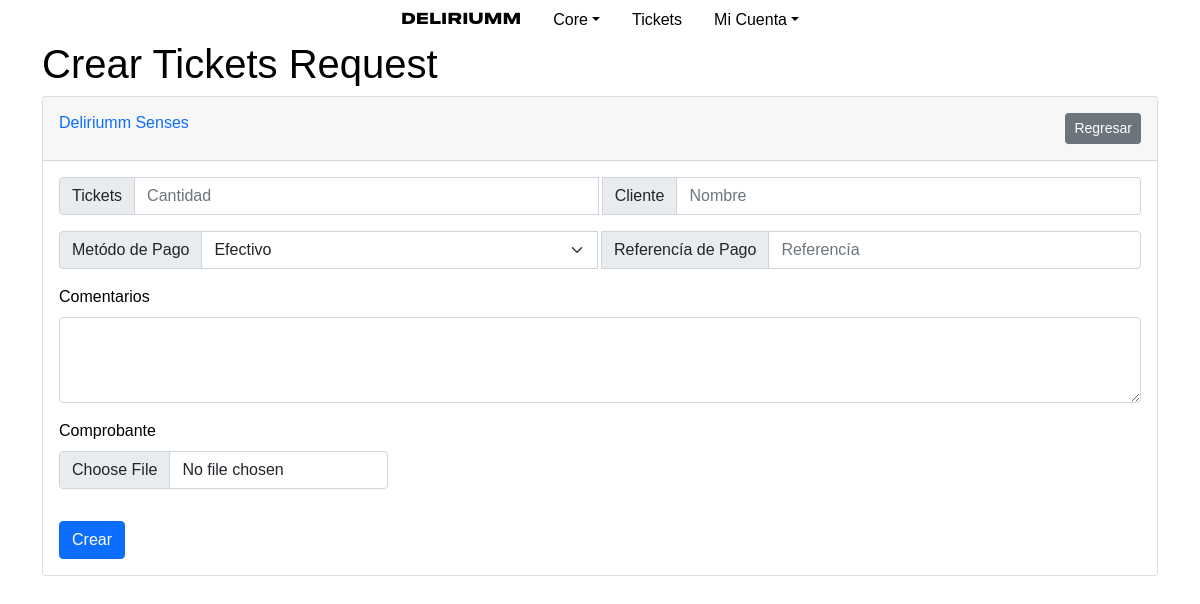
Page /core/tickets/r/new (signed in) on the earlier database version.
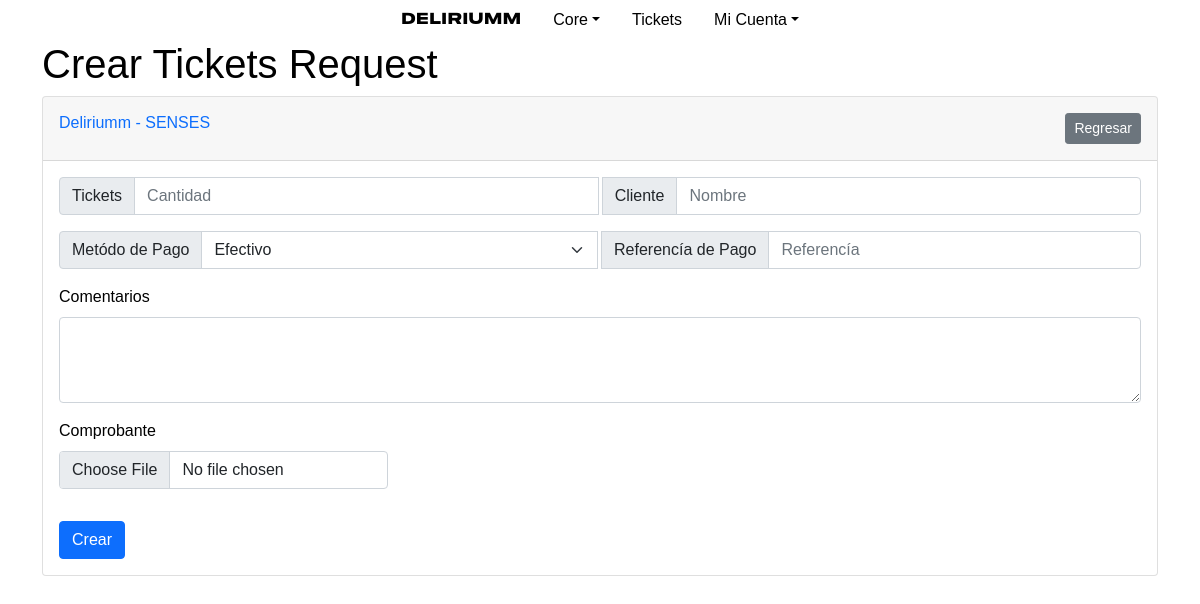
Same page on the later database version.
### core/models.py (models this page shows, shortened)
class Event(models.Model):
    name = models.CharField(verbose_name="Name", max_length=200)
    datetime = models.DateTimeField(verbose_name="Date, Time")
    price = models.IntegerField(verbose_name="Price")
    max_tickets = models.IntegerField(verbose_name="Max Tickets", blank=True, default=0)
    locationmapslink = models.CharField(max_length=300, verbose_name="Google Maps Link", blank=True)
    STATUS = (
        ("AN", "Anunciado"),
        ("VE", "En Venta"),
        ("TE", "Venta Terminada"),
        ("AR", "Archivado"),
    )
    status = models.CharField(
        max_length=2,
        choices=STATUS,
        default='AN',
    )

### tickets/views.py (the view)
# urls.py: path("r/new", views.create_request_view, name="create_request_view"),
def create_request_view(request):
    if not request.user.is_authenticated:
        return HttpResponseRedirect(reverse("users:login"))
    event_on_sell = get_object_or_404(Event, status="VE")
    return render(request, "tickets/create_request.html", {
        "event": event_on_sell
    })

### tickets/templates/tickets/create_request.html (shortened to what this page needs)
{% extends 'tickets/layout_1.html' %}
{% block head %}
{% load static %}
{% endblock %}
{% block body %}
<h1>Crear Tickets Request</h1>
    <div class="card mb-4">
        <div class="card-header py-3">
            <div class="row justify-content-between">
                <div class="col-xl-4 col-md-6">
                    <h6 class="m-0 font-weight-bold text-primary">{{ event.name }}</h6>
                </div>
                <div class="col-xl-3 col-md-6">
                    <div class="text-end ">
                        <a href="{% url 'tickets:index' %}"><button class="btn btn-secondary btn-sm">Regresar</button></a></div>
                </div>
            </div>
        </div>
        <div class="card-body">
            <form action="{% url 'tickets:new_ticket_request' %}" enctype="multipart/form-data" method="post">
                <div class="input-group mb-3">
                    <span class="input-group-text" id="basic-addon1">Tickets</span>
                    <input type="number" name="q_tickets" class="form-control me-1" placeholder="Cantidad" aria-label="Cantidad" aria-describedby="basic-addon1">
                    <span class="input-group-text" id="basic-addon1">Cliente</span>
                    <input type="text" name="client" class="form-control" placeholder="Nombre" aria-label="Nombre" aria-describedby="basic-addon1">
                  </div>
                  <div class="input-group mb-3">
                    <label class="input-group-text">Metódo de Pago</label>
                    <select name="payment_method" class="form-select me-1" id="payment_method">
                      <option selected value="CASH">Efectivo</option>
                    </select>
                    <span class="input-group-text" id="basic-addon1">Referencía de Pago</span>
                    <input type="text" name="reference" class="form-control" placeholder="Referencía" aria-label="Referencía" aria-describedby="basic-addon1">
                  </div>
                  <div class="mb-3">
                    <label class="form-label">Comentarios</label>
                    <textarea class="form-control" name="context" id="context" rows="3"></textarea>
                  </div>
                  <div class="input-group mb-3">
                    <div class="mb-3">
                      <label for="formFile" class="form-label">Comprobante</label>
                      <input class="form-control" name="comprobante" type="file" id="formFile">
                    </div>
                  </div>
                  <button type="submit" class="btn btn-primary text-center">Crear</button>
            </form>
        </div>
    </div>
{% endblock body %}

Differences in the rows shown:
removed Event: name "Deliriumm Senses"
added Event: name "Deliriumm - SENSES"
